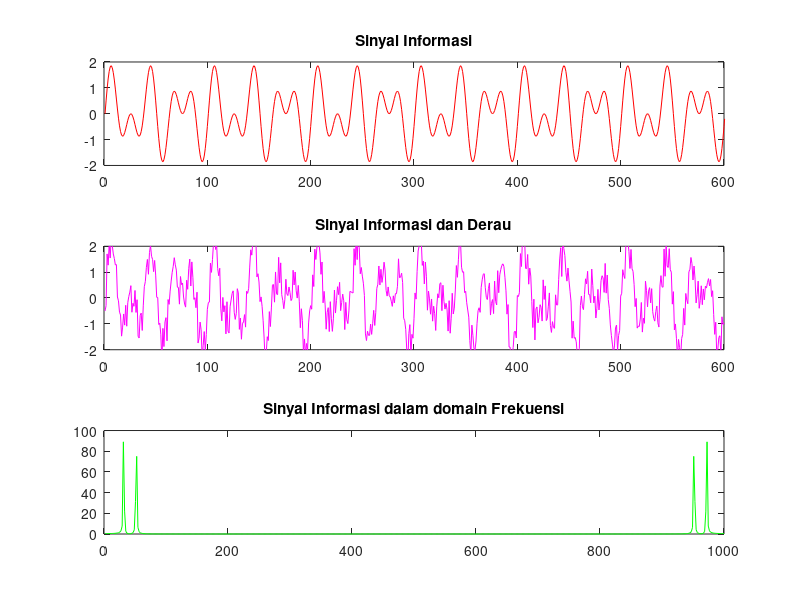

Recreate this plot in MATLAB.
clc;                               %membersihkan layar

%sinyal informasi
n = 0:0.001:0.6;                   %inisialisasi variabel n
x = sin(2*pi*30*n)+sin(2*pi*50*n); %persamaan sinyal informasi (x)

%sinyal derau
for i=1:600                        %batas indeks
  d(i) = randn();                  %persamaan sinyal derau
  while (d(i)<-0.8 || d(i)>0.8)    %fungsi while
    d(i) = randn();
  endwhile                         %mengakhiri fungsi while
     y(i) = d(i)+x(i);             %persamaan sinyak derau + informasi
endfor                             %mengakhiri fungsi for

%sinyal informasi domain frekuensi
X = fft(x,512);
Pxx = X.* conj(X)/512;
f = 1000*(1:512)/512;

subplot(3,1,1);
plot(x, 'r');                      %plot sinyal informasi (x)
axis ([0 600 -2 2]);               %merupakan batas sumbu
title("Sinyal Informasi");         %menampilkan judul

subplot(3,1,2);
plot(y, 'm');                       %plot sinyal informasi dan derau
axis ([0 600 -2 2]);                %merupakan batas sumbu
title("Sinyal Informasi dan Derau");%menampilkan judul

subplot(3,1,3);
plot(f, Pxx(1:512), 'g');           %plot sinyal informasi domain frekuensi
title("Sinyal Informasi dalam domain Frekuensi"); %menampilkan judul
